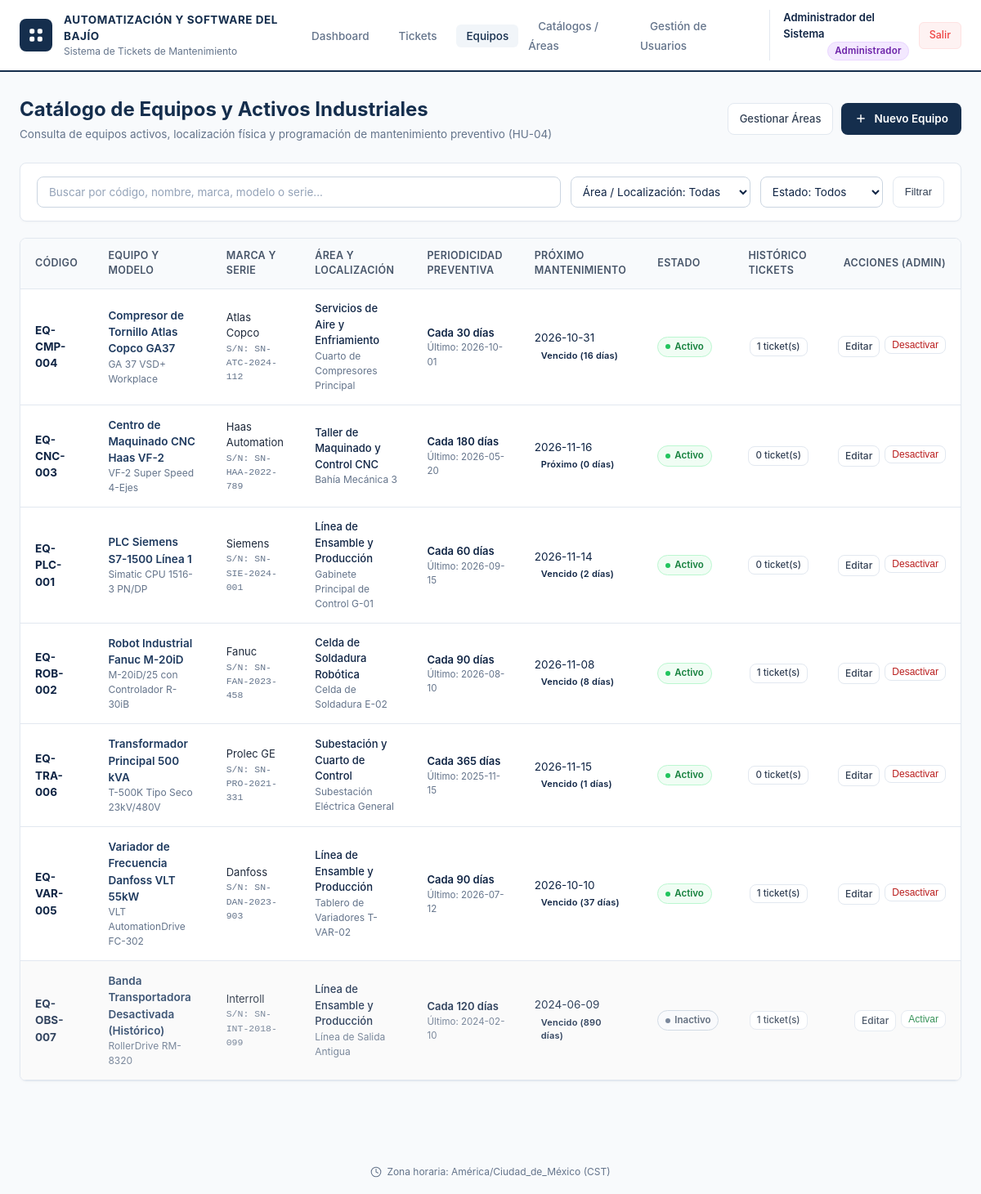
/equipos (signed in), run on the app's committed database.
### tables this page shows
CREATE TABLE usuarios (
    id INTEGER PRIMARY KEY AUTOINCREMENT,
    username TEXT UNIQUE NOT NULL COLLATE NOCASE,
    email TEXT UNIQUE NOT NULL COLLATE NOCASE,
    password_hash TEXT NOT NULL,
    salt TEXT NOT NULL,
    nombre_completo TEXT NOT NULL,
    rol TEXT NOT NULL CHECK(rol IN ('Admin', 'Usuario', 'Responsable')),
    estado TEXT NOT NULL DEFAULT 'Activo' CHECK(estado IN ('Activo', 'Inactivo')),
    created_at TIMESTAMP DEFAULT CURRENT_TIMESTAMP,
    updated_at TIMESTAMP DEFAULT CURRENT_TIMESTAMP
);

CREATE TABLE equipos (
    id INTEGER PRIMARY KEY AUTOINCREMENT,
    codigo TEXT UNIQUE NOT NULL COLLATE NOCASE,
    nombre TEXT NOT NULL,
    marca TEXT NOT NULL,
    modelo TEXT NOT NULL,
    numero_serie TEXT UNIQUE NOT NULL,
    area_id INTEGER NOT NULL REFERENCES areas(id),
    ubicacion_especifica TEXT,
    periodicidad_dias INTEGER NOT NULL DEFAULT 90,
    fecha_ultimo_mantenimiento DATE,
    estado TEXT NOT NULL DEFAULT 'Activo' CHECK(estado IN ('Activo', 'Inactivo', 'En Mantenimiento', 'Fuera de Servicio')),
    created_at TIMESTAMP DEFAULT CURRENT_TIMESTAMP,
    updated_at TIMESTAMP DEFAULT CURRENT_TIMESTAMP
);

CREATE TABLE areas (
    id INTEGER PRIMARY KEY AUTOINCREMENT,
    codigo TEXT UNIQUE NOT NULL COLLATE NOCASE,
    nombre TEXT UNIQUE NOT NULL,
    descripcion TEXT,
    estado TEXT NOT NULL DEFAULT 'Activo' CHECK(estado IN ('Activo', 'Inactivo')),
    created_at TIMESTAMP DEFAULT CURRENT_TIMESTAMP
);

### Sprint_3/app.py (the view)
@app.route("/equipos")
def equipos_list():
    user = get_logged_user()
    if not user:
        return redirect(url_for("login", notice="logged_out"))
    search = request.args.get("q")
    area_id = request.args.get("area_id")
    estado = request.args.get("estado")
    equipos = EquipmentModel.get_all(search=search, area_id=area_id, estado=estado)
    areas = AreaModel.get_all()
    success_msg = None
    msg_param = request.args.get("msg")
    if msg_param == "created":
        success_msg = "Equipo registrado exitosamente en el catálogo."
    elif msg_param == "updated":
        success_msg = "Datos del equipo y periodicidad preventiva actualizados correctamente."
    elif msg_param == "status_changed":
        success_msg = "Estado del equipo modificado. Se conservan todas las referencias históricas."
    return render_template(
        "equipos/list.html",
        user=user,
        equipos=equipos,
        areas=areas,
        search=search or "",
        area_filter=area_id or "",
        estado_filter=estado or "",
        success_msg=success_msg,
        error_msg=request.args.get("err")
    )

### Sprint_3/app.py (called while the page is built)
@app.context_processor
def inject_globals():
    return {
        "COMPANY_NAME": COMPANY_NAME,
        "SYSTEM_NAME": SYSTEM_NAME,
        "TIMEZONE_LABEL": TIMEZONE_LABEL
    }

@app.after_request
def add_no_cache_headers(response):
    response.headers["Cache-Control"] = "no-cache, no-store, must-revalidate"
    response.headers["Pragma"] = "no-cache"
    response.headers["Expires"] = "0"
    return response

def get_logged_user():
    uid = session.get("user_id")
    if not uid:
        return None
    user = UserModel.get_by_id(uid)
    if not user or user.get("estado") != "Activo":
        session.clear()
        return None
    return user

### Sprint_3/database/db.py (called while the page is built, shortened)
def get_db_connection():
    os.makedirs(DATABASE_PATH.parent, exist_ok=True)
    conn = sqlite3.connect(DATABASE_PATH)
    conn.row_factory = sqlite3.Row
    conn.execute("PRAGMA foreign_keys = ON;")
    return conn

### Sprint_3/models/sprint_1/user.py (called while the page is built)
    @staticmethod
    def get_by_id(user_id: int):
        conn = get_db_connection()
        user = conn.execute("SELECT * FROM usuarios WHERE id = ?;", (user_id,)).fetchone()
        conn.close()
        return dict(user) if user else None

### Sprint_3/models/sprint_2/equipment.py (called while the page is built)
    @staticmethod
    def get_all(active_only: bool = False):
        conn = get_db_connection()
        query = "SELECT * FROM areas"
        params = []
        if active_only:
            query += " WHERE estado = 'Activo'"
        query += " ORDER BY nombre ASC;"
        rows = conn.execute(query, params).fetchall()
        conn.close()
        return [dict(r) for r in rows]

### Sprint_4/templates/sprint_2/equipos/list.html (shortened to what this page needs)
<!DOCTYPE html>
<html lang="es">
<head>
  <link rel="stylesheet" href="/static/css/styles.css">
</head>
<body>
  <header class="main-header">
    <div class="header-container">
      <a href="/dashboard" class="brand-wrapper">
        <div class="brand-icon">
          <svg viewBox="0 0 24 24" fill="currentColor">
            <rect x="3.5" y="3.5" width="6.5" height="6.5" rx="2"></rect>
            <rect x="14" y="3.5" width="6.5" height="6.5" rx="2"></rect>
            <rect x="3.5" y="14" width="6.5" height="6.5" rx="2"></rect>
            <rect x="14" y="14" width="6.5" height="6.5" rx="2"></rect>
          </svg>
        </div>
        <div class="brand-texts">
          <span class="brand-title">AUTOMATIZACIÓN Y SOFTWARE DEL BAJÍO</span>
          <span class="brand-subtitle">Sistema de Tickets de Mantenimiento</span>
        </div>
      </a>
      <nav class="header-nav">
        <ul class="nav-links">
          <li><a href="/dashboard" class="nav-link">Dashboard</a></li>
          <li><a href="/tickets" class="nav-link">Tickets</a></li>
          <li><a href="/equipos" class="nav-link active">Equipos</a></li>
          {% if user.rol == "Admin" %}
          <li><a href="/admin/areas" class="nav-link">Catálogos / Áreas</a></li>
          <li><a href="/admin/usuarios" class="nav-link">Gestión de Usuarios</a></li>
          {% endif %}
        </ul>
        <div class="user-profile-menu">
          <div class="user-meta">
            <span class="user-name">{{ user.nombre_completo }}</span>
            {% if user.rol == "Admin" %}
              <span class="badge-role badge-role-admin">Administrador</span>
            {% elif user.rol == "Responsable" %}
              <span class="badge-role badge-role-responsable">Responsable Técnico</span>
            {% else %}
              <span class="badge-role badge-role-usuario">Usuario Solicitante</span>
            {% endif %}
          </div>
          <a href="/logout" class="btn-logout" title="Cerrar Sesión">Salir</a>
        </div>
      </nav>
    </div>
  </header>
  <main class="main-content">
    <div class="page-header-row">
      <div>
        <h1 class="page-title">Catálogo de Equipos y Activos Industriales</h1>
        <p class="page-description">Consulta de equipos activos, localización física y programación de mantenimiento preventivo (HU-04)</p>
      </div>
      <div style="display: flex; gap: 10px;">
        {% if user.rol == "Admin" %}
        <a href="/admin/areas" class="btn-secondary">
          Gestionar Áreas
        </a>
        <a href="/equipos/nuevo" class="btn-primary">
          <svg width="16" height="16" viewBox="0 0 24 24" fill="none" stroke="currentColor" stroke-width="2.2">
            <line x1="12" y1="5" x2="12" y2="19"></line>
            <line x1="5" y1="12" x2="19" y2="12"></line>
          </svg>
          Nuevo Equipo
        </a>
        {% endif %}
      </div>
    </div>
    <div class="content-card" style="padding: 16px 20px; margin-bottom: 20px;">
      <form action="/equipos" method="GET" style="display: flex; gap: 12px; flex-wrap: wrap; align-items: center;">
        <div style="flex: 1; min-width: 240px;">
          <input
            type="text"
            name="q"
            class="form-input"
            placeholder="Buscar por código, nombre, marca, modelo o serie..."
            value="{{ search }}"
            style="height: 38px; padding-left: 14px;"
          >
        </div>
        <div>
          <select name="area_id" class="form-input" style="height: 38px; padding: 0 10px; width: 220px;">
            <option value="">Área / Localización: Todas</option>
          </select>
        </div>
        <div>
          <select name="estado" class="form-input" style="height: 38px; padding: 0 10px; width: 150px;">
            <option value="">Estado: Todos</option>
          </select>
        </div>
        <button type="submit" class="btn-secondary" style="height: 38px; padding: 0 14px;">Filtrar</button>
      </form>
    </div>
    <div class="content-card">
      <div class="table-responsive">
        <table class="custom-table">
          <thead>
            <tr>
              <th>Código</th>
              <th>Equipo y Modelo</th>
              <th>Marca y Serie</th>
              <th>Área y Localización</th>
              <th>Periodicidad Preventiva</th>
              <th>Próximo Mantenimiento</th>
              <th>Estado</th>
              <th>Histórico Tickets</th>
              {% if user.rol == "Admin" %}
              <th style="text-align: right;">Acciones (Admin)</th>
              {% endif %}
            </tr>
          </thead>
          <tbody>
            {% for eq in equipos %}
            <tr {% if eq.estado == 'Inactivo' %}style="background-color: #fafafa; opacity: 0.85;"{% endif %}>
              <td>
                <strong style="color: #0f2444;">{{ eq.codigo }}</strong>
              </td>
              <td>
                <div style="font-weight: 600; color: #1e3a5f;">{{ eq.nombre }}</div>
                <div style="font-size: 12px; color: #64748b;">{{ eq.modelo }}</div>
              </td>
              <td>
                <div style="font-size: 13px; color: #1e293b;">{{ eq.marca }}</div>
                <div style="font-size: 11.5px; color: #64748b; font-family: monospace;">S/N: {{ eq.numero_serie }}</div>
              </td>
              <td>
                <div style="font-size: 13px; font-weight: 500; color: #0f2444;">{{ eq.area_nombre }}</div>
                <div style="font-size: 12px; color: #64748b;">{{ eq.ubicacion_especifica or 'Área general' }}</div>
              </td>
              <td>
                <span style="font-size: 13px; font-weight: 600; color: #0f2444;">Cada {{ eq.periodicidad_dias }} días</span>
                <div style="font-size: 11.5px; color: #64748b;">Último: {{ eq.fecha_ultimo_mantenimiento or 'N/A' }}</div>
              </td>
              <td>
                <div>{{ eq.mantenimiento_info.proximo }}</div>
                <span class="badge-role {{ eq.mantenimiento_info.status_badge }}" style="font-size: 11px;">
                  {{ eq.mantenimiento_info.status_texto }}
                </span>
              </td>
              <td>
                {% if eq.estado == 'Activo' %}
                  <span class="badge-status status-resuelto"><span class="badge-status-dot"></span>Activo</span>
                {% else %}
                  <span class="badge-status status-cerrado"><span class="badge-status-dot"></span>Inactivo</span>
                {% endif %}
              </td>
              <td style="text-align: center;">
                <a href="/tickets?equipo={{ eq.id }}" class="btn-secondary" style="padding: 2px 8px; font-size: 11.5px;" title="Ver tickets vinculados">
                  {{ eq.total_tickets }} ticket(s)
                </a>
              </td>
              {% if user.rol == "Admin" %}
              <td style="text-align: right;">
                <div style="display: inline-flex; gap: 6px;">
                  <a href="/equipos/{{ eq.id }}/editar" class="btn-secondary" style="padding: 3px 8px; font-size: 12px;">Editar</a>
                  <form action="/equipos/{{ eq.id }}/toggle-status" method="POST" style="display: inline;">
                    <button
                      type="submit"
                      class="btn-secondary"
                      style="padding: 3px 8px; font-size: 12px; color: {% if eq.estado == 'Activo' %}#b91c1c{% else %}#15803d{% endif %};"
                      onclick="return confirm('¿Seguro que deseas cambiar el estado de este equipo? Los tickets históricos se mantendrán intactos.');"
                    >
                      {% if eq.estado == 'Activo' %}Desactivar{% else %}Activar{% endif %}
                    </button>
                  </form>
                </div>
              </td>
              {% endif %}
            </tr>
            {% endfor %}
          </tbody>
        </table>
      </div>
    </div>
  </main>
  <footer class="page-footer">
    <svg viewBox="0 0 24 24" fill="none" stroke="currentColor" stroke-width="1.8" stroke-linecap="round" stroke-linejoin="round">
      <circle cx="12" cy="12" r="10"></circle>
      <polyline points="12 6 12 12 16 14"></polyline>
    </svg>
    <span>Zona horaria: {{ TIMEZONE_LABEL }}</span>
  </footer>
</body>
</html>

### data on the page
usuarios: nombre_completo "Administrador del Sistema"
equipos: codigo "EQ-CMP-004", nombre "Compresor de Tornillo Atlas Copco GA37", modelo "GA 37 VSD+ Workplace", marca "Atlas Copco", numero_serie "SN-ATC-2024-112", area_nombre "Servicios de Aire y Enfriamiento", ubicacion_especifica "Cuarto de Compresores Principal", periodicidad_dias "30", fecha_ultimo_mantenimiento "2026-10-01", mantenimiento_info.proximo "2026-10-31", mantenimiento_info.status_texto "Vencido (16 días)", estado "Activo" (drawn), total_tickets "1"
equipos: codigo "EQ-CNC-003", nombre "Centro de Maquinado CNC Haas VF-2", modelo "VF-2 Super Speed 4-Ejes", marca "Haas Automation", numero_serie "SN-HAA-2022-789", area_nombre "Taller de Maquinado y Control CNC", ubicacion_especifica "Bahía Mecánica 3", periodicidad_dias "180", fecha_ultimo_mantenimiento "2026-05-20", mantenimiento_info.proximo "2026-11-16", mantenimiento_info.status_texto "Próximo (0 días)", estado "Activo" (drawn), total_tickets "0"
equipos: codigo "EQ-PLC-001", nombre "PLC Siemens S7-1500 Línea 1", modelo "Simatic CPU 1516-3 PN/DP", marca "Siemens", numero_serie "SN-SIE-2024-001", area_nombre "Línea de Ensamble y Producción", ubicacion_especifica "Gabinete Principal de Control G-01", periodicidad_dias "60", fecha_ultimo_mantenimiento "2026-09-15", mantenimiento_info.proximo "2026-11-14", mantenimiento_info.status_texto "Vencido (2 días)", estado "Activo" (drawn), total_tickets "0"
equipos: codigo "EQ-ROB-002", nombre "Robot Industrial Fanuc M-20iD", modelo "M-20iD/25 con Controlador R-30iB", marca "Fanuc", numero_serie "SN-FAN-2023-458", area_nombre "Celda de Soldadura Robótica", ubicacion_especifica "Celda de Soldadura E-02", periodicidad_dias "90", fecha_ultimo_mantenimiento "2026-08-10", mantenimiento_info.proximo "2026-11-08", mantenimiento_info.status_texto "Vencido (8 días)", estado "Activo" (drawn), total_tickets "1"
equipos: codigo "EQ-TRA-006", nombre "Transformador Principal 500 kVA", modelo "T-500K Tipo Seco 23kV/480V", marca "Prolec GE", numero_serie "SN-PRO-2021-331", area_nombre "Subestación y Cuarto de Control", ubicacion_especifica "Subestación Eléctrica General", periodicidad_dias "365", fecha_ultimo_mantenimiento "2025-11-15", mantenimiento_info.proximo "2026-11-15", mantenimiento_info.status_texto "Vencido (1 días)", estado "Activo" (drawn), total_tickets "0"
equipos: codigo "EQ-VAR-005", nombre "Variador de Frecuencia Danfoss VLT 55kW", modelo "VLT AutomationDrive FC-302", marca "Danfoss", numero_serie "SN-DAN-2023-903", area_nombre "Línea de Ensamble y Producción", ubicacion_especifica "Tablero de Variadores T-VAR-02", periodicidad_dias "90", fecha_ultimo_mantenimiento "2026-07-12", mantenimiento_info.proximo "2026-10-10", mantenimiento_info.status_texto "Vencido (37 días)", estado "Activo" (drawn), total_tickets "1"
equipos: codigo "EQ-OBS-007", nombre "Banda Transportadora Desactivada (Histórico)", modelo "RollerDrive RM-8320", marca "Interroll", numero_serie "SN-INT-2018-099", area_nombre "Línea de Ensamble y Producción", ubicacion_especifica "Línea de Salida Antigua", periodicidad_dias "120", fecha_ultimo_mantenimiento "2024-02-10", mantenimiento_info.proximo "2024-06-09", mantenimiento_info.status_texto "Vencido (890 días)", estado "Inactivo" (drawn), total_tickets "1"

### other printed values
{{ TIMEZONE_LABEL }} "América/Ciudad_de_México (CST)"
